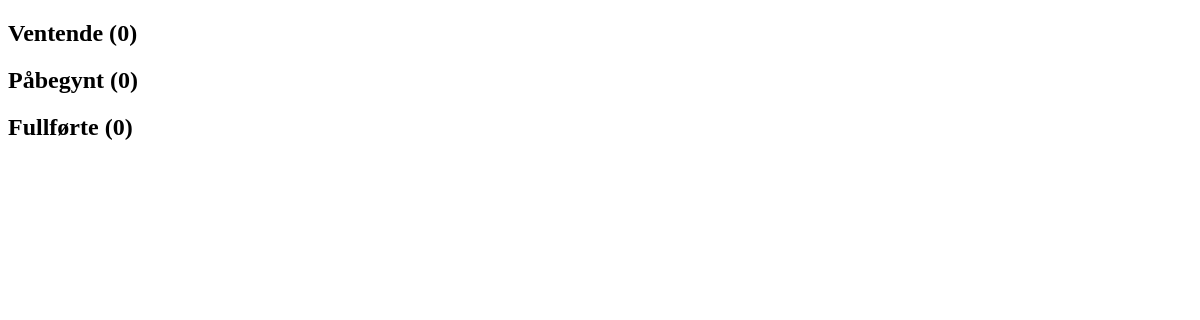
Page /admin/index.php on the earlier database version.
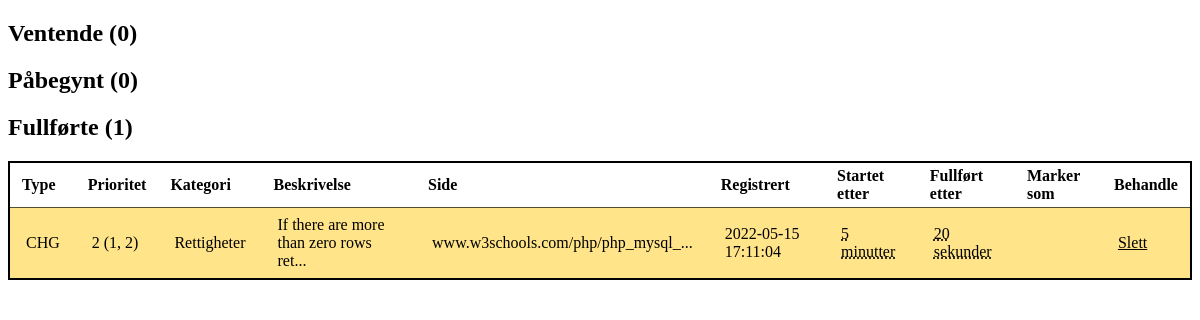
Same page on the later database version.
### tables this page shows
CREATE TABLE `cases` (
  `id` int(11) NOT NULL,
  `type` varchar(3) NOT NULL,
  `impact` int(1) NOT NULL,
  `urgency` int(1) NOT NULL,
  `description` text NOT NULL,
  `category` varchar(16) NOT NULL,
  `page` text NOT NULL,
  `status` int(1) NOT NULL DEFAULT 0,
  `registered` datetime NOT NULL,
  `started` datetime DEFAULT NULL,
  `finished` datetime DEFAULT NULL
);

### admin/index.php (the view, shortened to what this page needs)
<?php
function getApproximateTime($a, $b)
{
    $ts = $b->diff($a);
    if ($ts->format("%y") != 0) return $ts->format("%y år");
    else if ($ts->format("%m") != 0) return $ts->format("%m måneder");
    else if ($ts->format("%d") != 0) return $ts->format("%d dager");
    else if ($ts->format("%h") != 0) return $ts->format("%h timer");
    else if ($ts->format("%i") != 0) return $ts->format("%i minutter");
    else if ($ts->format("%s") != 0) return $ts->format("%s sekunder");
    else return "0 sekunder";
}
function display_table($conn, $condition)
{
    if ($condition != "") {
        $sql = "SELECT * FROM `cases` WHERE $condition";
    } else {
        $sql = "SELECT * FROM `cases`";
    }
    $result = $conn->query($sql);
    $markup = "";
    if ($result->num_rows > 0) {
        $markup = '
            <table>
                <tr>
                    <th>Type</th>
                    <th>Prioritet</th>
                    <th>Kategori</th>
                    <th>Beskrivelse</th>
                    <th>Side</th>
                    <th>Registrert</th>
                    <th>Startet etter</th>
                    <th>Fullført etter</th>
                    <th>Marker som</th>
                    <th>Behandle</th>
                </tr>';
        while ($row = $result->fetch_assoc()) {
            $priority = round(($row["impact"] + $row["urgency"]) / 2, 0);
            $registered = new DateTime($row["registered"]);
            $started = new DateTime($row["started"]);
            $responseTime = getApproximateTime($registered, $started);
            $finished = new DateTime($row["finished"]);
            $timeSpent = getApproximateTime($started, $finished);
            $manageAction = [];
            $markup .= '
                <tr class="pri-' . $priority . '">
                    <td>' . $row["type"] . '</td>
                    <td>' . $priority . ' (' . $row["impact"] . ', ' . $row["urgency"] . ')</td>
                    <td>' . $row["category"] . '</td>
                    <td>' . substr($row["description"], 0, 36) . '...</td>
                    <td>' . substr(str_replace("https://", "", $row["page"]), 0, 32) . '...</td>
                    <td>' . $row["registered"] . '</td>
                    <td><abbr title="' . $row["started"] . '">' . $responseTime . '</abbr></td>
                    <td><abbr title="' . $row["finished"] . '">' . $timeSpent . '</abbr></td>';
            if ($manageAction != "") $markup .= '<td><a href="../api/manage.php?action=' . $manageAction[0] . '&id=' . $row["id"] . '">' . $manageAction[1] . '</a></td>';
            $markup .= '<td><a href="../api/manage.php?action=2&id=' . $row["id"] . '">Slett</a></td>
                </tr>';
        }
        $markup .= "</table>";
    }
    return [$markup, $result->num_rows];
}
require("../api/connect.php");
$result_waiting = display_table($connection, "`status` = 0");
$result_started = display_table($connection, "`status` = 1");
$result_finished = display_table($connection, "`status` = 2");
?>
<!DOCTYPE html>
<html lang="en">
<head>
</head>
<body>
    <h2>Ventende (<?= $result_waiting[1] ?>)</h2>
    <h2>Påbegynt (<?= $result_started[1] ?>)</h2>
    <h2>Fullførte (<?= $result_finished[1] ?>)</h2>
    <?= $result_finished[0] ?>
</body>
</html>

### admin/index.php (style rules this page uses)
a { color: inherit; }
table { border: 2px solid #000; border-collapse: collapse; }
tr:not(:last-child) { border-bottom: 1px solid #000a; }
td, th { padding: 0.25rem 0.75rem; text-align: start; }
td { padding: 0.5rem 1rem; word-wrap: break-word; }
tr.pri-2 { background-color: #fc28; }

Differences in the rows shown:
added cases: impact "1", type "CHG", urgency "2", category "Rettigheter", description "If there are more than zero rows ret", page "www.w3schools.com/php/php_mysql_", registered "2022-05-15 17:11:04", responseTime "5 minutter", timeSpent "20 sekunder"
Other differences:
$result_finished[1]: "0" → (not shown)
text now shown: "Type Prioritet Kategori Beskrivelse Side Registrert Startet etter Fullført etter Marker som Behandle"
